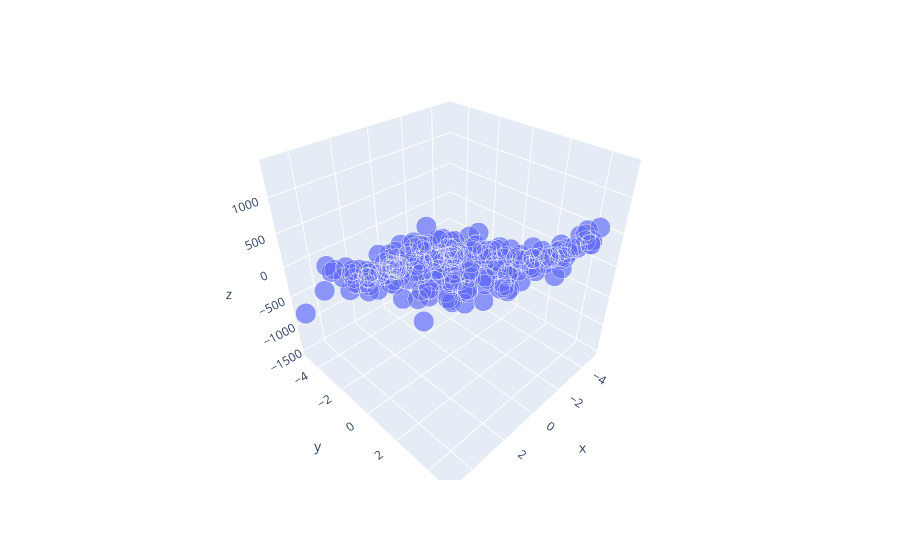

Notebook code cell kept with this figure:
### Code cell
## or rather, if you have plotly
import plotly.express as px

px.scatter_3d( x =  X2[:,0], y=X2[:,1], z=y2 , size=[1]*y2.shape[0])

### Figure 1 — Plotly figure (JSON) as saved in the notebook; plotly's stock layout.template omitted (floating-point values rounded to 4 significant figures; data arrays with more than 128 entries replaced by an {"elided": "..."} marker saying what was removed)
{"data": [{"hovertemplate": "x=%{x}<br>y=%{y}<br>z=%{z}<br>size=%{marker.size}<extra></extra>", "legendgroup": "", "marker": {"color": "#636efa", "size": {"elided": "200 int values"}, "sizemode": "area", "sizeref": 0.0025, "symbol": "circle"}, "mode": "markers", "name": "", "scene": "scene", "showlegend": false, "type": "scatter3d", "x": {"elided": "200 float values"}, "y": {"elided": "200 float values"}, "z": {"elided": "200 float values"}}], "layout": {"legend": {"itemsizing": "constant", "tracegroupgap": 0}, "margin": {"t": 60}, "scene": {"domain": {"x": [0, 1], "y": [0, 1]}, "xaxis": {"title": {"text": "x"}}, "yaxis": {"title": {"text": "y"}}, "zaxis": {"title": {"text": "z"}}}}}
